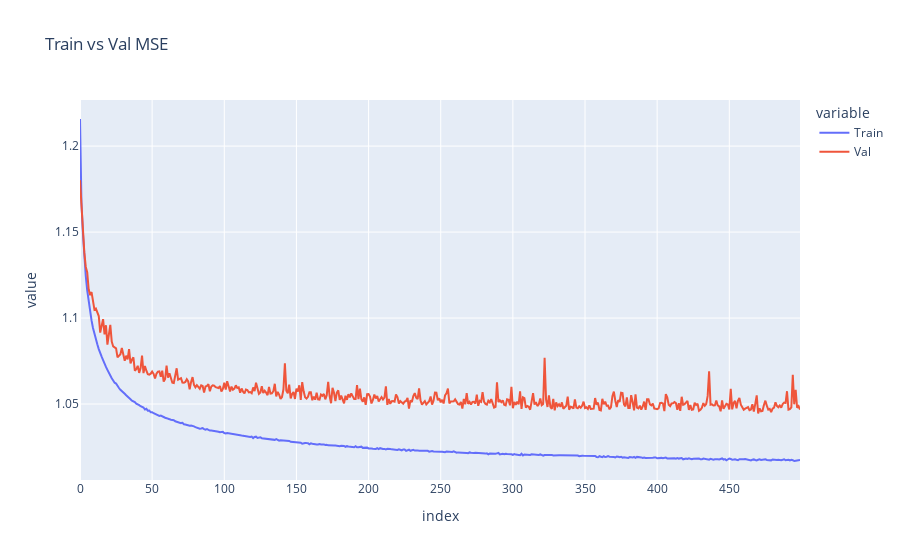

Notebook source saved alongside this figure:
### Code cell
fig_mae = px.line({
    'Train': trained_model.history['mean_squared_error'],
    'Val': trained_model.history['val_mean_squared_error']
    },
    title='Train vs Val MSE')
fig_mae.show()

### Figure 1 — Plotly figure (JSON) as saved in the notebook; plotly's stock layout.template omitted (floating-point values rounded to 4 significant figures; data arrays with more than 128 entries replaced by an {"elided": "..."} marker saying what was removed)
{"data": [{"hovertemplate": "variable=Train<br>index=%{x}<br>value=%{y}<extra></extra>", "legendgroup": "Train", "line": {"color": "#636efa", "dash": "solid"}, "marker": {"symbol": "circle"}, "mode": "lines", "name": "Train", "orientation": "v", "showlegend": true, "type": "scatter", "x": {"elided": "500 int values"}, "xaxis": "x", "y": {"elided": "500 float values"}, "yaxis": "y"}, {"hovertemplate": "variable=Val<br>index=%{x}<br>value=%{y}<extra></extra>", "legendgroup": "Val", "line": {"color": "#EF553B", "dash": "solid"}, "marker": {"symbol": "circle"}, "mode": "lines", "name": "Val", "orientation": "v", "showlegend": true, "type": "scatter", "x": {"elided": "500 int values"}, "xaxis": "x", "y": {"elided": "500 float values"}, "yaxis": "y"}], "layout": {"legend": {"title": {"text": "variable"}, "tracegroupgap": 0}, "title": {"text": "Train vs Val MSE"}, "xaxis": {"anchor": "y", "domain": [0, 1], "title": {"text": "index"}}, "yaxis": {"anchor": "x", "domain": [0, 1], "title": {"text": "value"}}}}
